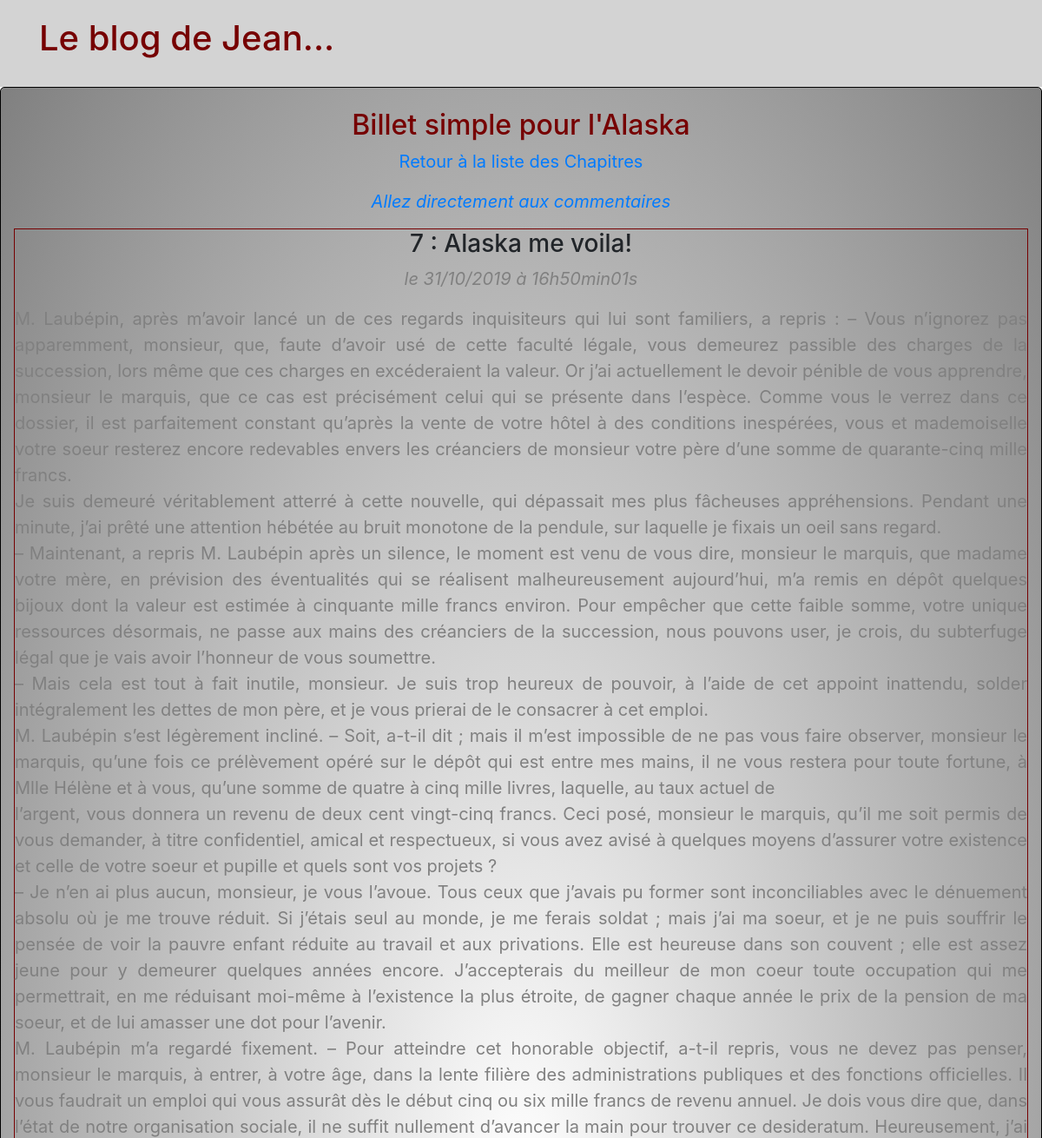
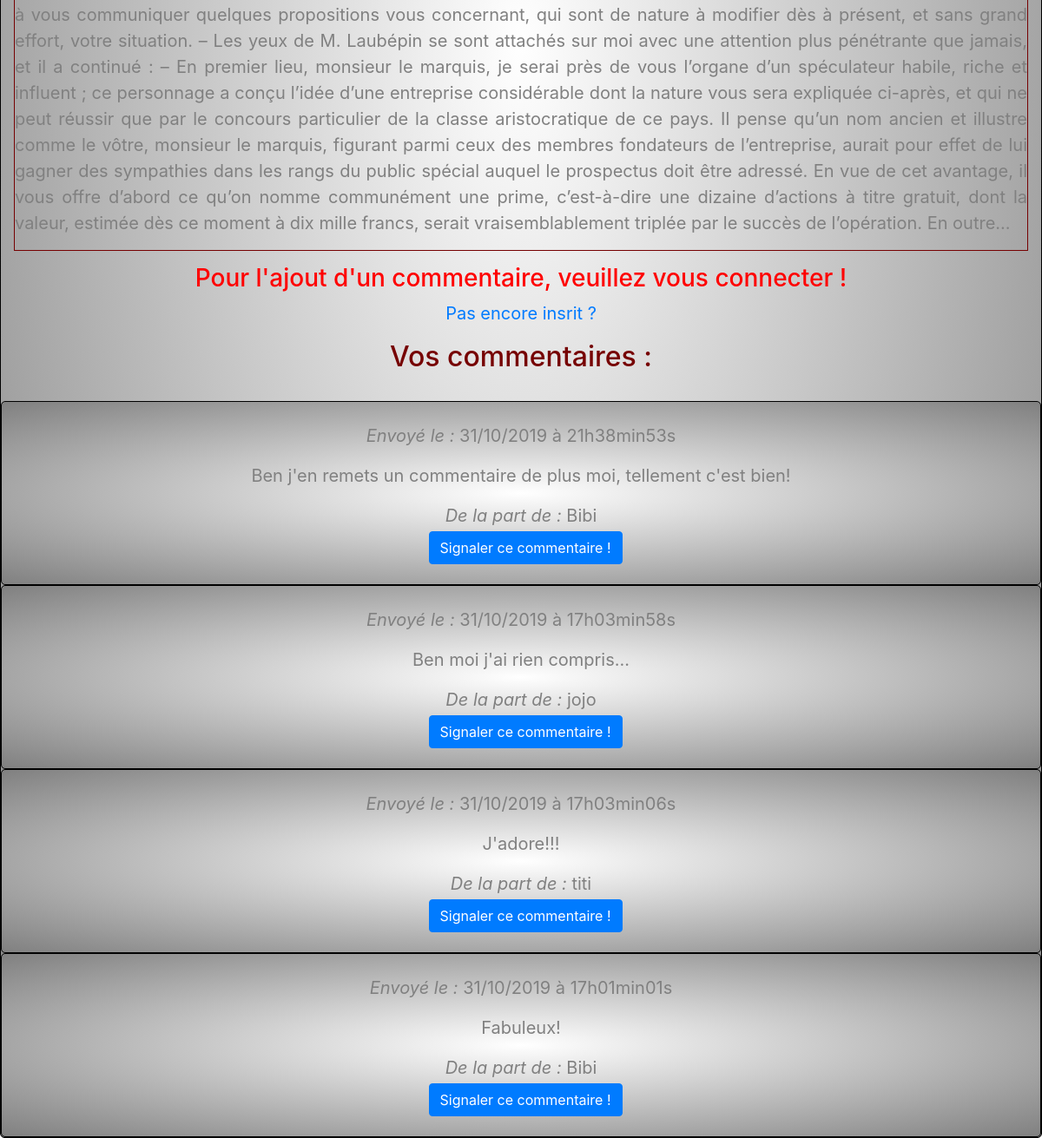
The app's page /index.php?action=post&id=49 with its own data (2 pictures, top to bottom).
### tables this page shows
CREATE TABLE IF NOT EXISTS `posts` (
  `id` int(11) NOT NULL AUTO_INCREMENT,
  `title` varchar(70) NOT NULL,
  `content` text NOT NULL,
  `creation_date` datetime NOT NULL,
  PRIMARY KEY (`id`)
);

CREATE TABLE IF NOT EXISTS `comments` (
  `id` int(11) NOT NULL AUTO_INCREMENT,
  `id_billet` int(11) NOT NULL,
  `id_user` int(11) NOT NULL,
  `comment` text NOT NULL,
  `signalement` tinyint(1) NOT NULL DEFAULT '0',
  `comment_date` datetime NOT NULL,
  PRIMARY KEY (`id`)
);

CREATE TABLE IF NOT EXISTS `users` (
  `id` int(11) NOT NULL AUTO_INCREMENT,
  `pseudo` varchar(255) NOT NULL,
  `mail` text NOT NULL,
  `motdepasse` varchar(255) NOT NULL,
  `droits` tinyint(1) DEFAULT '0',
  PRIMARY KEY (`id`)
);

### controller/frontend.php (called while the page is built, shortened)
<?php
require_once('model/PostManager.php');
require_once('model/CommentManager.php');
function post()
{
	$postManager = new PostManager();
	$commentManager = new CommentManager();
	$post = $postManager->getPost($_GET['id']);
	$comments = $commentManager->getComments($_GET['id']);
	require('view/frontend/postView.php');
}

### model/postManager.php (called while the page is built, shortened)
<?php
class PostManager extends Manager
{
	public function getPost($postId)
	{
		$db = $this->dbConnect();
		$req = $db->prepare('SELECT id, title, content, DATE_FORMAT(creation_date, \'%d/%m/%Y à %Hh%imin%ss\') AS creation_date_fr FROM posts WHERE id = ?');
		$req->execute(array($postId));
		$post = $req->fetch();
		return $post;
	}
}

### model/commentManager.php (called while the page is built, shortened)
<?php
class CommentManager extends Manager
{
	public function getComments($idBillet)
	{
		$db = $this->dbConnect();
		$comments = $db->prepare('SELECT comments.id, users.pseudo, comments.comment, DATE_FORMAT(comment_date, \'%d/%m/%Y à %Hh%imin%ss\') AS comment_date_fr FROM comments INNER JOIN users ON comments.id_user = users.id WHERE id_billet = ? ORDER BY comment_date DESC');
		$comments->execute(array($idBillet));
		return $comments;
	}
}

### view/frontend/postView.php (the view, shortened to what this page needs)
<div class="vuChapComment">
  <div align="center"><br>
   <h2 >Billet simple pour l'Alaska</h2>
   <p><a href="index.php?action=listPosts">Retour à la liste des Chapitres</a></p>
   <em><p><a href="#ancre bas de page">Allez directement aux commentaires</a></p></em>
   <div class="news">
    <h3>
     <?= ($post['title']) ?>
   </h3>
   <p><em> le <?= $post['creation_date_fr'] ?></em></p>
   <p>
     <?= nl2br($post['content']) ?>
   </p>
 </div>
 <?php  if(isset($_SESSION['id'])) { ?>
  <div class="commentaires" >
    <h2>Mon commentaire :</h2><br/>
    <form action="index.php?action=addComment&amp;id=<?=$post['id'] ?>"method="post">
     <div>
       <textarea id="comment" name="comment" placeholder="Votre texte"></textarea>
     </div>
     <div><br>
       <button type="submit"class="btn btn-primary">J'envoie mon commentaire !</button><br>
     </div>
   </form>
   <?php
 }else{
  echo '<h3 class="error">Pour l\'ajout d\'un commentaire, veuillez vous connecter !</h3>
  <p><a href="index.php?action=displFormulContact">Pas encore insrit ?</a></p>';
}
?>
<div>
  <h2 id="ancre bas de page" >Vos commentaires :</h2><br>
  <?php
            while ($comment = $comments->fetch())
            {
              ?>
              <div class="vuChapComment"><br>
                <p><em>Envoyé le : </em><?= $comment['comment_date_fr'] ?></p>
                <p><?= nl2br(htmlspecialchars($comment['comment'])) ?></p>
                <p><em>De la part de : </em><?= $comment['pseudo'] ?></p>
                <a href="index.php?action=signal&amp;id=<?=$comment['id'] ?>"><button type="submit"class="btn btn-primary">Signaler ce commentaire !</button></a><br><br>
              </div>
              <?php
            }
            ?>
          </div>
        </div>
      </div>
    <?php require('template.php'); ?>

### public/css/style.css (style rules this page uses)
h1, h2 { color: #760001; }
p { font-size: 20px; color: grey; }
.btn { margin-left: 110px; margin-top: -45px; }
.btn-primary { margin-left: 10px; margin-bottom: -30px; }
.news { border: 1px solid #760001; margin: 15px 15px 15px; }
.vuChapComment { background: radial-gradient(white,grey); border: 1px solid black; border-radius: 5px; }
.error { color: red; }

### records on screen
posts: title "7 : Alaska me voila!", content "M. Laubépin, après m’avoir lancé un de ces regards inquisiteurs qui lui sont familiers, a repris : – Vous n’ignorez pas apparemment, monsieur, que, faute d’avoir usé de cette faculté légale, vous demeurez passible des charges de la succession, lors même que ces charges en excéderaient la valeur. Or j’ai actuellement le devoir pénible de vous apprendre, monsieur le marquis, que ce cas est précisément celui qui se présente dans l’espèce. Comme vous le verrez dans ce dossier, il est parfaitement constant qu’après la vente de votre hôtel à des conditions inespérées, vous et mademoiselle votre soeur resterez encore redevables envers les créanciers de monsieur votre père d’une somme de…"
comments: comment_date_fr "31/10/2019 à 21h38min53s", comment "Ben j'en remets un commentaire de plus moi, tellement c'est bien!", id_user.pseudo "Bibi"
comments: comment_date_fr "31/10/2019 à 17h03min58s", comment "Ben moi j'ai rien compris...", id_user.pseudo "jojo"
comments: comment_date_fr "31/10/2019 à 17h03min06s", comment "J'adore!!!", id_user.pseudo "titi"
comments: comment_date_fr "31/10/2019 à 17h01min01s", comment "Fabuleux!", id_user.pseudo "Bibi"

### other values on screen
$post['creation_date_fr'] "31/10/2019 à 16h50min01s"
